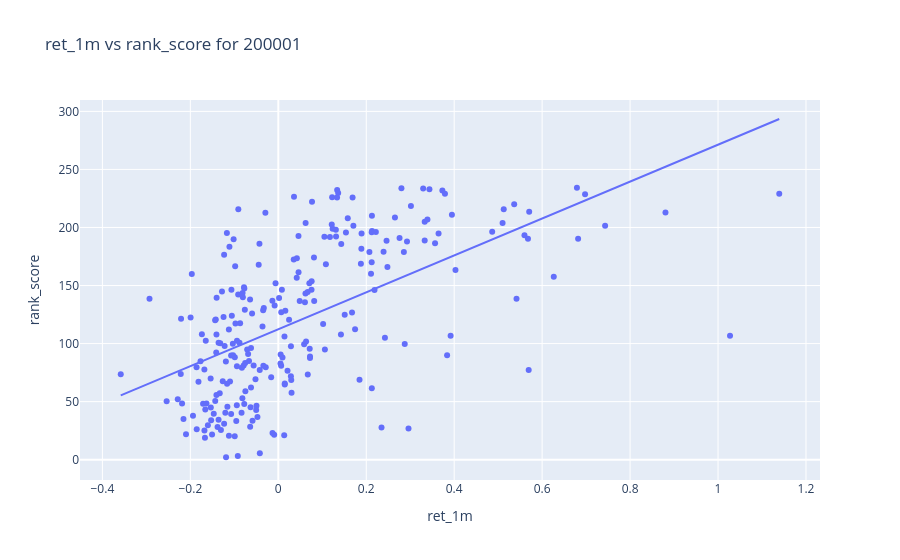

The code cell stored with this chart in its notebook:
### Code cell
# Scatter with ols regression line
px.scatter(df_train[df_train["yyyymm"] == 200001], x="ret_1m", y="rank_score", title="ret_1m vs rank_score for 200001", trendline="ols")

### Figure 1 — Plotly figure (JSON) as saved in the notebook; plotly's stock layout.template omitted (floating-point values rounded to 4 significant figures; data arrays with more than 128 entries replaced by an {"elided": "..."} marker saying what was removed)
{"data": [{"hovertemplate": "ret_1m=%{x}<br>rank_score=%{y}<extra></extra>", "legendgroup": "", "marker": {"color": "#636efa", "symbol": "circle"}, "mode": "markers", "name": "", "orientation": "v", "showlegend": false, "type": "scatter", "x": {"elided": "241 float values"}, "xaxis": "x", "y": {"elided": "241 float values"}, "yaxis": "y"}, {"hovertemplate": "<b>OLS trendline</b><br>rank_score = 159.006 * ret_1m + 112.301<br>R<sup>2</sup>=0.338906<br><br>ret_1m=%{x}<br>rank_score=%{y} <b>(trend)</b><extra></extra>", "legendgroup": "", "marker": {"color": "#636efa", "symbol": "circle"}, "mode": "lines", "name": "", "showlegend": false, "type": "scatter", "x": {"elided": "241 float values"}, "xaxis": "x", "y": {"elided": "241 float values"}, "yaxis": "y"}], "layout": {"legend": {"tracegroupgap": 0}, "title": {"text": "ret_1m vs rank_score for 200001"}, "xaxis": {"anchor": "y", "domain": [0, 1], "title": {"text": "ret_1m"}}, "yaxis": {"anchor": "x", "domain": [0, 1], "title": {"text": "rank_score"}}}}
